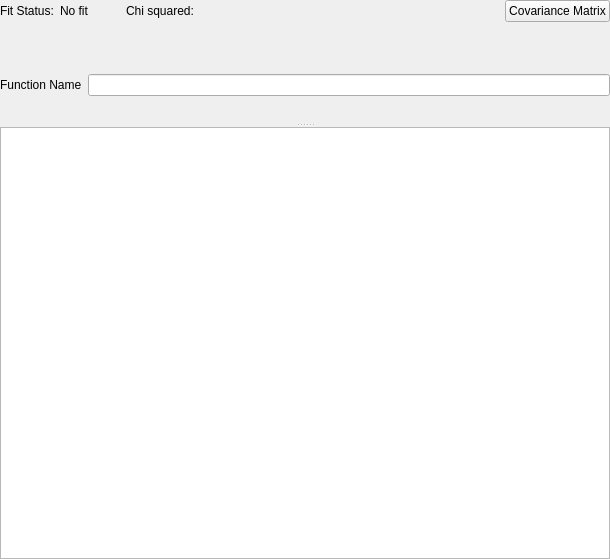
<?xml version="1.0" encoding="UTF-8"?>
<ui version="4.0">
 <class>basic_fitting_widget</class>
 <widget class="QWidget" name="basic_fitting_widget">
  <property name="geometry">
   <rect>
    <x>0</x>
    <y>0</y>
    <width>610</width>
    <height>559</height>
   </rect>
  </property>
  <property name="windowTitle">
   <string>Form</string>
  </property>
  <layout class="QGridLayout" name="gridLayout_3">
   <property name="leftMargin">
    <number>0</number>
   </property>
   <property name="topMargin">
    <number>0</number>
   </property>
   <property name="rightMargin">
    <number>0</number>
   </property>
   <property name="bottomMargin">
    <number>0</number>
   </property>
   <item row="1" column="0" colspan="2">
    <widget class="QSplitter" name="splitter">
     <property name="orientation">
      <enum>Qt::Vertical</enum>
     </property>
     <widget class="QWidget" name="layoutWidget">
      <layout class="QVBoxLayout" name="verticalLayout">
       <item>
        <spacer name="verticalSpacer_2">
         <property name="orientation">
          <enum>Qt::Vertical</enum>
         </property>
         <property name="sizeType">
          <enum>QSizePolicy::Maximum</enum>
         </property>
         <property name="sizeHint" stdset="0">
          <size>
           <width>20</width>
           <height>10</height>
          </size>
         </property>
        </spacer>
       </item>
       <item>
        <layout class="QGridLayout" name="function_browser_layout">
         <property name="sizeConstraint">
          <enum>QLayout::SetDefaultConstraint</enum>
         </property>
        </layout>
       </item>
       <item>
        <spacer name="verticalSpacer_3">
         <property name="orientation">
          <enum>Qt::Vertical</enum>
         </property>
         <property name="sizeType">
          <enum>QSizePolicy::Maximum</enum>
         </property>
         <property name="sizeHint" stdset="0">
          <size>
           <width>20</width>
           <height>10</height>
          </size>
         </property>
        </spacer>
       </item>
       <item>
        <layout class="QGridLayout" name="gridLayout_2">
         <item row="0" column="0">
          <widget class="QLabel" name="label_2">
           <property name="text">
            <string>Function Name</string>
           </property>
          </widget>
         </item>
         <item row="0" column="1">
          <widget class="QLineEdit" name="function_name_line_edit"/>
         </item>
        </layout>
       </item>
      </layout>
     </widget>
     <widget class="QTableWidget" name="fit_options_table">
      <property name="sizePolicy">
       <sizepolicy hsizetype="Expanding" vsizetype="Expanding">
        <horstretch>0</horstretch>
        <verstretch>0</verstretch>
       </sizepolicy>
      </property>
     </widget>
    </widget>
   </item>
   <item row="0" column="0" colspan="2">
    <widget class="QFrame" name="frame">
     <layout class="QHBoxLayout" name="horizontalLayout_2">
      <property name="leftMargin">
       <number>0</number>
      </property>
      <property name="topMargin">
       <number>0</number>
      </property>
      <property name="rightMargin">
       <number>0</number>
      </property>
      <property name="bottomMargin">
       <number>0</number>
      </property>
      <item>
       <widget class="QLabel" name="local_fit_status_label">
        <property name="minimumSize">
         <size>
          <width>50</width>
          <height>0</height>
         </size>
        </property>
        <property name="maximumSize">
         <size>
          <width>120</width>
          <height>16777215</height>
         </size>
        </property>
        <property name="text">
         <string>Fit Status:</string>
        </property>
       </widget>
      </item>
      <item>
       <widget class="QLabel" name="fit_status_success_failure">
        <property name="minimumSize">
         <size>
          <width>60</width>
          <height>0</height>
         </size>
        </property>
        <property name="text">
         <string>No fit</string>
        </property>
       </widget>
      </item>
      <item>
       <widget class="QLabel" name="fit_status_chi_squared">
        <property name="text">
         <string>Chi squared: </string>
        </property>
       </widget>
      </item>
      <item>
       <spacer name="horizontalSpacer">
        <property name="orientation">
         <enum>Qt::Horizontal</enum>
        </property>
        <property name="sizeHint" stdset="0">
         <size>
          <width>40</width>
          <height>20</height>
         </size>
        </property>
       </spacer>
      </item>
      <item>
       <widget class="QPushButton" name="covariance_matrix_button">
        <property name="toolTip">
         <string>Open the Normalised Covariance Matrix</string>
        </property>
        <property name="text">
         <string>Covariance Matrix</string>
        </property>
       </widget>
      </item>
     </layout>
    </widget>
   </item>
  </layout>
 </widget>
 <resources/>
 <connections/>
</ui>
